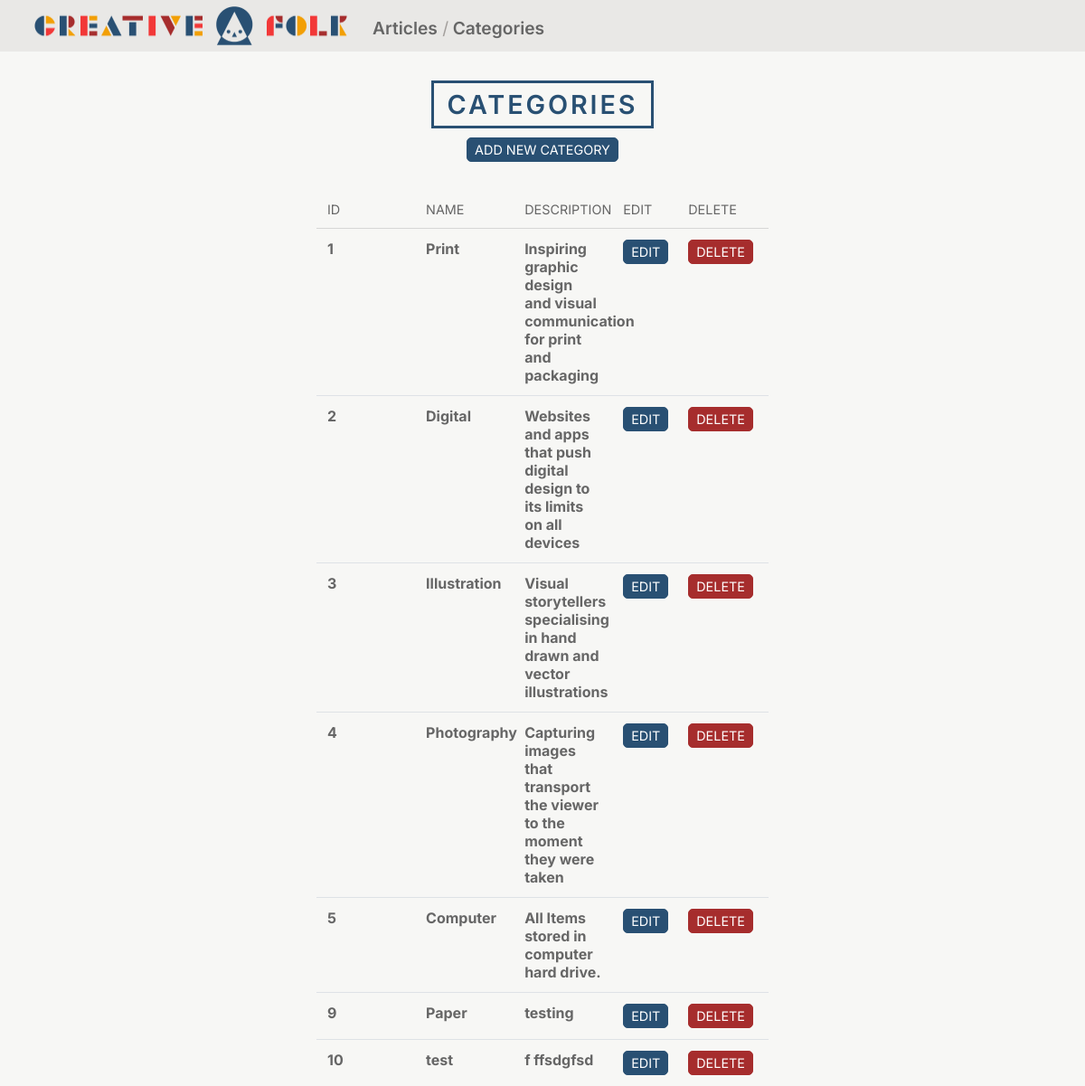
The app's page /LoginDemo/admin/categories.php (signed in) with its own data.
### tables this page shows
CREATE TABLE `category` (
  `id` int(11) NOT NULL AUTO_INCREMENT,
  `name` varchar(24) NOT NULL,
  `description` varchar(254) NOT NULL,
  `navigation` tinyint(1) NOT NULL,
  PRIMARY KEY (`id`)
);

### LoginDemo/admin/categories.php (the view, shortened to what this page needs)
<?php
	include("../Login/connection.php");
  $sql = "SELECT id, name,description FROM category;";
  $result = mysqli_query($con, $sql);
?>
<?php include '../includes/admin-header.php'; ?>
<main class="container" id="content">
  <section class="header">
    <h1>Categories</h1>
    <p><a href="category.php" class="btn btn-primary">Add new category</a></p>
  </section>
  <table class="categories">
    <tr>
      <th>Id</th>
      <th>Name</th>
      <th>Description</th>
      <th class="edit">Edit</th>
      <th class="del">Delete</th>
    </tr>
    <?php while ($row = mysqli_fetch_array($result, MYSQLI_ASSOC)) { ?>
      <tr>
        <td><strong><?= $row['id'] ?></strong></td>
        <td><strong><?= $row['name'] ?></strong></td>
        <td><strong><?= $row['description'] ?></strong></td>
        <td><a href="category.php?id=<?= $row['id'] ?>"
               class="btn btn-primary">Edit</a></td>
        <td><a href="category-delete.php?id=<?= $row['id'] ?>"
               class="btn btn-danger">Delete</a></td>
      </tr>
    <?php } ?>
  </table>
</main>

### LoginDemo/css/styles.css (style rules this page uses)
* { box-sizing: border-box; }
body { margin: 0; color: #666; background-color: #f7f7f5; }
a { color: #666; }
body { font-family: 'Inter', 'Arial', sans-serif; font-size: 100%; }
a { text-decoration: none; }
h1 { font-size: 1.8em; }
h1, h2 { font-weight: 600; margin: 0 0 0.14em 0; }
p { margin: 0 0 1em 0; }
.container { margin: 0 auto 0 auto; max-width: 94%; }
.header { text-align: center; margin-bottom: 2em; text-transform: uppercase; }
.header h1 { color: #295073; border: 3px solid #295073; letter-spacing: 0.1em; display: inline-block; padding: .2em .5em; }
.header p { font-size: 80%; padding-top: .5em; position: relative; }
.btn, .btn-search { color: #fff; background: #295073; display: inline-block; width: min-content; white-space: nowrap; border: 1px solid transparent; border-radius: 5px; padding: .1rem .5rem; line-height: 1.5; vertical-align: middle; text-transform: uppercase; }
.btn { font-size: 0.9rem; }
.btn-primary { background-color: #295073; border-color: #295073; }
.btn-danger { background-color: #a62d2d; border-color: #a62d2d; }
table { width: 100%; margin-top: 2rem; table-layout: fixed; background-color: transparent; border-collapse: collapse; }
table.admin, table.categories { max-width: 500px; margin: 0 auto; }
th { text-align: left; text-transform: uppercase; font-size: 0.9rem; font-weight: normal; border-bottom: 1px solid #d6d6d6; padding: .75rem; vertical-align: top; }
td { padding: .75rem; vertical-align: top; border-top: 1px solid #dee2e6; }
@media (min-width: 860px) { th.edit, th.view { width: 5em; } }
@media (min-width: 860px) { th.create, th.del, th.pub { width: 7em; } }

### records on screen
category: id "1", name "Print", description "Inspiring graphic design and visual communication for print and packaging"
category: id "2", name "Digital", description "Websites and apps that push digital design to its limits on all devices"
category: id "3", name "Illustration", description "Visual storytellers specialising in hand drawn and vector illustrations"
category: id "4", name "Photography", description "Capturing images that transport the viewer to the moment they were taken"
category: id "5", name "Computer", description "All Items stored in computer hard drive."
category: id "9", name "Paper", description "testing"
category: id "10", name "test", description "f ffsdgfsd"
